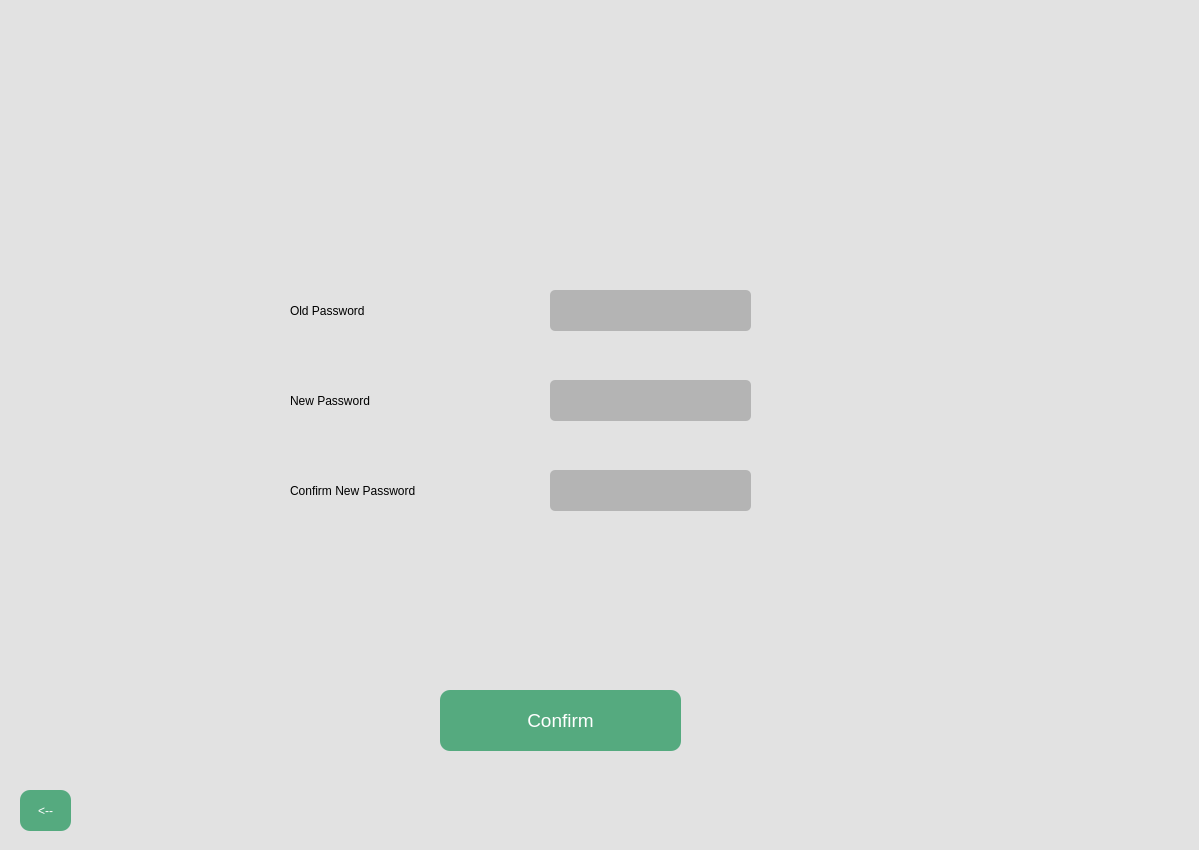
<?xml version="1.0" encoding="UTF-8"?>
<ui version="4.0">
 <class>Dialog</class>
 <widget class="QDialog" name="Dialog">
  <property name="geometry">
   <rect>
    <x>0</x>
    <y>0</y>
    <width>1199</width>
    <height>850</height>
   </rect>
  </property>
  <property name="windowTitle">
   <string>Dialog</string>
  </property>
  <property name="styleSheet">
   <string notr="true">div {
  background-color: #b2b2b2;
  background-color: rgba(0, 0, 0, .3);
}</string>
  </property>
  <widget class="QWidget" name="mainwidget" native="true">
   <property name="geometry">
    <rect>
     <x>0</x>
     <y>0</y>
     <width>1200</width>
     <height>850</height>
    </rect>
   </property>
   <property name="styleSheet">
    <string notr="true">background-color: rgb(226, 226, 226);</string>
   </property>
   <widget class="QLabel" name="label_2">
    <property name="geometry">
     <rect>
      <x>290</x>
      <y>380</y>
      <width>161</width>
      <height>41</height>
     </rect>
    </property>
    <property name="styleSheet">
     <string notr="true">font: 14pt &quot;MS Shell Dlg 2&quot;;
color: rgb(0, 0, 0);</string>
    </property>
    <property name="text">
     <string>New Password</string>
    </property>
   </widget>
   <widget class="QLabel" name="label_3">
    <property name="geometry">
     <rect>
      <x>290</x>
      <y>470</y>
      <width>251</width>
      <height>41</height>
     </rect>
    </property>
    <property name="styleSheet">
     <string notr="true">font: 14pt &quot;MS Shell Dlg 2&quot;;
color: rgb(0, 0, 0);</string>
    </property>
    <property name="text">
     <string>Confirm New Password</string>
    </property>
   </widget>
   <widget class="QLineEdit" name="oldpasswordfield">
    <property name="geometry">
     <rect>
      <x>550</x>
      <y>290</y>
      <width>201</width>
      <height>41</height>
     </rect>
    </property>
    <property name="styleSheet">
     <string notr="true">border-radius: 5px;
background-color: rgb(180, 180, 180);</string>
    </property>
   </widget>
   <widget class="QLineEdit" name="newpasswordfield">
    <property name="geometry">
     <rect>
      <x>550</x>
      <y>380</y>
      <width>201</width>
      <height>41</height>
     </rect>
    </property>
    <property name="styleSheet">
     <string notr="true">border-radius: 5px;
background-color: rgb(180, 180, 180);</string>
    </property>
   </widget>
   <widget class="QLineEdit" name="confirmpasswordfield">
    <property name="geometry">
     <rect>
      <x>550</x>
      <y>470</y>
      <width>201</width>
      <height>41</height>
     </rect>
    </property>
    <property name="styleSheet">
     <string notr="true">border-radius: 5px;
background-color: rgb(180, 180, 180);</string>
    </property>
   </widget>
   <widget class="QLabel" name="label">
    <property name="geometry">
     <rect>
      <x>290</x>
      <y>290</y>
      <width>161</width>
      <height>41</height>
     </rect>
    </property>
    <property name="styleSheet">
     <string notr="true">font: 14pt &quot;MS Shell Dlg 2&quot;;
color: rgb(0, 0, 0);


</string>
    </property>
    <property name="text">
     <string>Old Password</string>
    </property>
   </widget>
   <widget class="QPushButton" name="backbutton">
    <property name="geometry">
     <rect>
      <x>20</x>
      <y>790</y>
      <width>51</width>
      <height>41</height>
     </rect>
    </property>
    <property name="styleSheet">
     <string notr="true">border-radius: 10px;
color: rgb(255, 255, 255);
background-color: rgb(85, 170, 127);</string>
    </property>
    <property name="text">
     <string>&lt;--</string>
    </property>
   </widget>
   <widget class="QPushButton" name="confirm">
    <property name="geometry">
     <rect>
      <x>440</x>
      <y>690</y>
      <width>241</width>
      <height>61</height>
     </rect>
    </property>
    <property name="font">
     <font>
      <pointsize>14</pointsize>
     </font>
    </property>
    <property name="styleSheet">
     <string notr="true">border-radius: 10px;
color: rgb(255, 255, 255);
background-color: rgb(85, 170, 127);</string>
    </property>
    <property name="text">
     <string>Confirm</string>
    </property>
   </widget>
   <widget class="QLabel" name="error1">
    <property name="geometry">
     <rect>
      <x>550</x>
      <y>340</y>
      <width>541</width>
      <height>31</height>
     </rect>
    </property>
    <property name="styleSheet">
     <string notr="true">border-radius: 10px;</string>
    </property>
    <property name="text">
     <string/>
    </property>
   </widget>
   <widget class="QLabel" name="error2">
    <property name="geometry">
     <rect>
      <x>550</x>
      <y>430</y>
      <width>541</width>
      <height>31</height>
     </rect>
    </property>
    <property name="styleSheet">
     <string notr="true">border-radius: 10px;</string>
    </property>
    <property name="text">
     <string/>
    </property>
   </widget>
   <widget class="QLabel" name="error3">
    <property name="geometry">
     <rect>
      <x>550</x>
      <y>520</y>
      <width>541</width>
      <height>31</height>
     </rect>
    </property>
    <property name="styleSheet">
     <string notr="true">border-radius: 10px;</string>
    </property>
    <property name="text">
     <string/>
    </property>
   </widget>
   <widget class="QLabel" name="error4">
    <property name="geometry">
     <rect>
      <x>440</x>
      <y>760</y>
      <width>431</width>
      <height>31</height>
     </rect>
    </property>
    <property name="styleSheet">
     <string notr="true">border-radius: 10px;
</string>
    </property>
    <property name="text">
     <string/>
    </property>
   </widget>
  </widget>
 </widget>
 <resources/>
 <connections/>
</ui>
